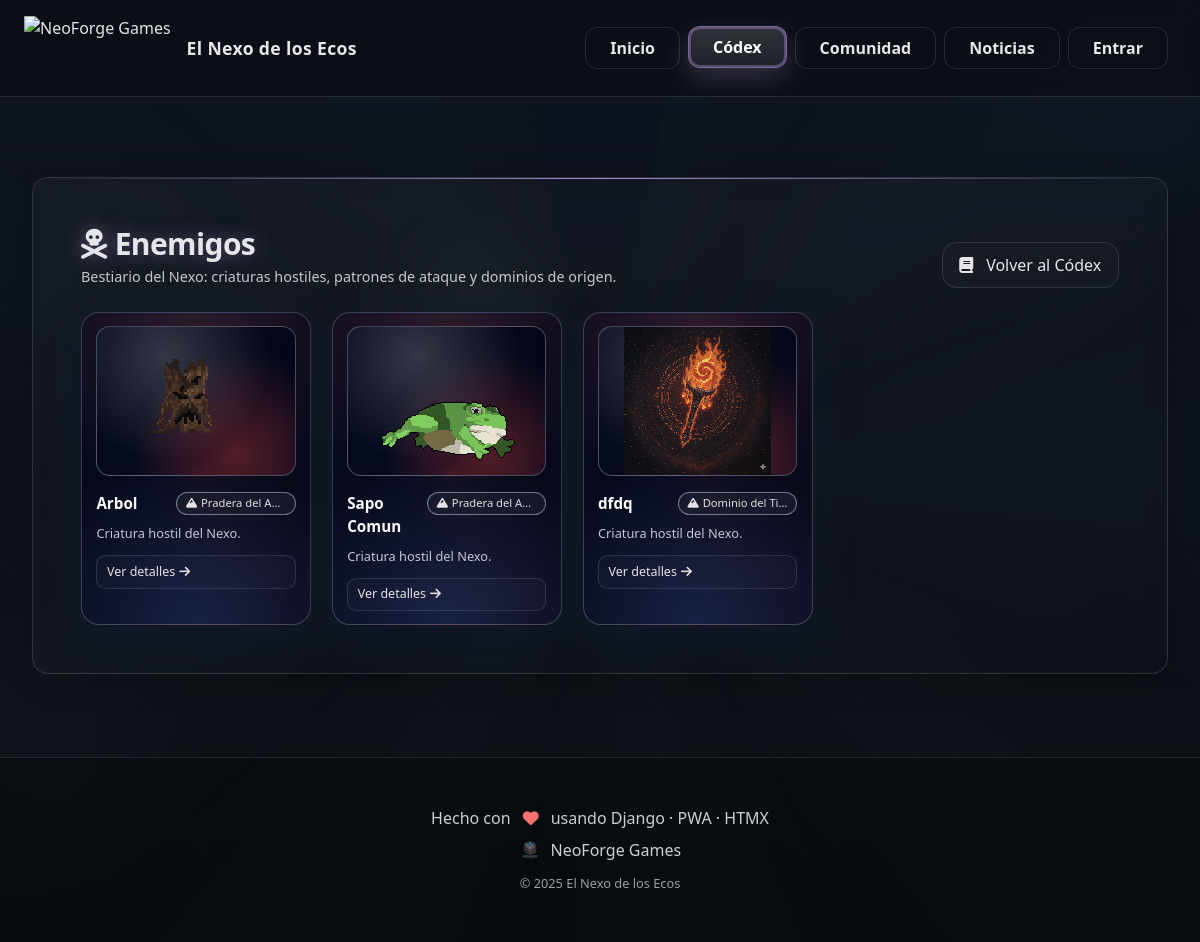
The page /codex/enemigos/ on the database its author committed.
### codex/models.py (models this page shows, shortened)
class Enemy(models.Model):
    name = models.CharField(max_length=120)
    slug = models.SlugField(max_length=160, unique=True)
    domain = models.ForeignKey(Domain, on_delete=models.SET_NULL, null=True, blank=True, related_name='enemies')
    description = models.TextField(blank=True)
    behavior = models.TextField(blank=True, help_text='Comportamiento / ataques')
    sprite_still = models.ImageField(upload_to=upload_enemy_image, blank=True, null=True)
    sprite_gif = models.FileField(upload_to=upload_enemy_image, blank=True, null=True)
    image_full = models.ImageField(upload_to=upload_enemy_image, blank=True, null=True)
    video_url = models.URLField(blank=True)
    created = models.DateTimeField(auto_now_add=True)
    class Meta:
        ordering = ['name']
        verbose_name = "Enemigo"
        verbose_name_plural = "Enemigos"
    def get_absolute_url(self):
        return reverse('codex:enemy_detail', args=[self.slug])

class Domain(models.Model):
    name = models.CharField(max_length=120)
    slug = models.SlugField(max_length=140, unique=True)
    short_description = models.TextField(blank=True, default="")
    cover_image = models.ImageField(upload_to="codex/domains/", blank=True, null=True)
    banner_image = models.ImageField(upload_to="codex/domains/", blank=True, null=True)
    color = models.CharField(max_length=32, blank=True, default="")      # #hex o var(--*)
    icon = models.CharField(max_length=120, blank=True, default="")       # ej. fa-solid fa-hourglass-half
    video_url = models.URLField(blank=True, null=True)
    order = models.PositiveIntegerField(default=0)
    class Meta:
        ordering = ["order", "name"]

### codex/views.py (the view)
# urls.py: path('enemigos/', views.enemies_index, name='enemies_index'),
def enemies_index(request):
    qs = Enemy.objects.select_related("domain").order_by("name")
    page_obj = Paginator(qs, 18).get_page(request.GET.get("page"))
    return render(request, "codex/enemies_index.html", {"page_obj": page_obj})

### templates/codex/enemies_index.html (shortened to what this page needs)
{% extends "base.html" %}
{% load static %}
{% block content %}
<section id="enemies-page" class="section">
  <div class="enemies-header">
    <div>
      <h1 class="h1-glow text-2xl md:text-3xl">
        <i class="fa-solid fa-skull-crossbones mr-2"></i>Enemigos
      </h1>
      <p class="lead mt-1">
        Bestiario del Nexo: criaturas hostiles, patrones de ataque y dominios de origen.
      </p>
    </div>
    <div class="enemies-toolbar">
      <a href="{% url 'codex:index' %}" class="btn-ghost">
        <i class="fa-solid fa-book mr-1"></i> Volver al Códex
      </a>
    </div>
  </div>
  <div class="enemies-grid">
    {% for e in page_obj %}
      <article class="enemy-card">
        <a href="{{ e.get_absolute_url }}">
          <div class="enemy-thumb">
            {% if e.sprite_gif %}
              <img src="{{ e.sprite_gif.url }}" alt="{{ e.name }}">
            {% elif e.sprite_still %}
              <img src="{{ e.sprite_still.url }}" alt="{{ e.name }}">
            {% elif e.image_full %}
              <img src="{{ e.image_full.url }}" alt="{{ e.name }}">
            {% else %}
              <img src="{% static 'img/placeholders/enemy.png' %}" alt="{{ e.name }}">
            {% endif %}
          </div>
        </a>
        <div class="enemy-name-row mt-2">
          <h3 class="card-title">{{ e.name }}</h3>
          {% if e.domain %}
            <span class="enemy-domain-chip">
              <i class="fa-solid fa-mountain mr-1"></i>{{ e.domain.name }}
            </span>
          {% endif %}
        </div>
        <div class="enemy-meta">
          {% if e.summary %}
            {{ e.summary|truncatechars:110 }}
          {% else %}
            Criatura hostil del Nexo.
          {% endif %}
        </div>
        <a class="enemy-link link-soft" href="{{ e.get_absolute_url }}">
          Ver detalles <i class="fa-solid fa-arrow-right"></i>
        </a>
      </article>
    {% empty %}
      <p class="text-white/60">No hay enemigos registrados aún.</p>
    {% endfor %}
  </div>
</section>
{% endblock %}

### static/css/theme.css (style rules this page uses)
:root { --coal:#0b0f14; --ink:#0f1520; --text:#e6e6ea; --line:rgba(255,255,255,.12); --accent:#d2b26a; --brand:#a88bd4; --space-xs:.5rem; --space-sm:1rem; --space-md:1.5rem; --space-lg:2rem; --space-xl:3rem; --radius-sm:.5rem; --radius-md:.75rem; --radius-lg:1rem; --transition-fast:.2s ease; --transition-normal:.3s ease; --transition-slow:.5s ease; }
html[data-domain="niebla"] { --accent:#a88bd4; --brand:#c9b3ee; }
* { box-sizing:border-box; margin:0; padding:0 }
html,body { height:100% }
body { background:var(--coal); color:var(--text); font-family: ui-sans-serif,system-ui,-apple-system,BlinkMacSystemFont,'Segoe UI',Roboto,sans-serif; line-height:1.6; overflow-x:hidden; }
.btn-ghost { display:inline-flex; align-items:center; gap:.55rem; padding:.62rem 1.05rem; border-radius:.95rem; color:var(--text); border:1px solid var(--line); text-decoration:none; background:rgba(255,255,255,.02); transition:all var(--transition-fast) }
.section { margin:var(--space-xl) 0; padding:var(--space-xl); border-radius:var(--radius-lg); border:1px solid var(--line); background:linear-gradient(145deg,rgba(255,255,255,.03),rgba(255,255,255,.01)); backdrop-filter:blur(10px); box-shadow:0 8px 32px rgba(0,0,0,.2); position:relative; overflow:hidden }
.section::before { content:''; position:absolute; top:0; left:0; right:0; height:1px; background:linear-gradient(90deg,transparent,var(--accent),transparent) }
.card-title { font-size:1.25rem; font-weight:700; color:#fff; margin-bottom:var(--space-sm); display:flex; align-items:center; gap:var(--space-xs) }
.h1-glow { font-weight:800; letter-spacing:-.02em; text-shadow:0 0 20px color-mix(in oklab,var(--accent) 50%,transparent) }
.link-soft { display:inline-flex; align-items:center; gap:.4rem; padding:.4rem .6rem; border-radius:.6rem; border:1px solid rgba(255,255,255,.12); background: rgba(255,255,255,.02); transition: transform var(--transition-fast), border-color var(--transition-fast), background var(--transition-fast); }

### templates/codex/enemies_index.html (style rules this page uses)
#enemies-page .lead { color: rgba(241,245,249,.8); font-size: .9rem; }
.enemies-header { display:flex; justify-content:space-between; align-items:flex-end; gap:1rem; margin-bottom:1.5rem; }
.enemies-header h1 { margin:0; }
.enemies-toolbar { display:flex; flex-wrap:wrap; gap:.5rem; justify-content:flex-end; }
.enemies-grid { display:grid; grid-template-columns:repeat(auto-fit,minmax(190px,230px)); gap:1.3rem; justify-content:flex-start; }
.enemy-card { position:relative; border-radius:18px; padding:0.85rem 0.9rem 0.8rem; background: radial-gradient(circle at top, rgba(248,113,113,.18), transparent 55%), radial-gradient(circle at bottom, rgba(59,130,246,.18), transparent 50%), #020617; border:1px solid rgba(148,163,184,.35); box-shadow:0 18px 40px rgba(15,23,42,.85); display:flex; flex-direction:column; gap:.55rem; text-align:left; transition:transform .16s ease, box-shadow .16s ease, border-color .16s ease; }
.enemy-card::before { content:""; position:absolute; inset:-1px; border-radius:inherit; pointer-events:none; background:conic-gradient(from 160deg, rgba(248,113,113,.55), rgba(129,140,248,.25), rgba(15,23,42,1), rgba(248,113,113,.55)); opacity:.10; }
.enemy-thumb { border-radius:14px; border:1px solid rgba(148,163,184,.45); background: radial-gradient(circle at 35% 20%,rgba(255,255,255,.2),transparent 60%), radial-gradient(circle at 70% 85%,rgba(239,68,68,.35),transparent 55%), #020617; aspect-ratio:4/3; display:flex; align-items:center; justify-content:center; overflow:hidden; }
.enemy-thumb img { width:100%; height:100%; object-fit:contain; image-rendering:pixelated; }
.enemy-name-row { display:flex; justify-content:space-between; gap:.35rem; align-items:flex-start; }
.enemy-name-row h3 { margin:0; font-size:.95rem; }
.enemy-domain-chip { padding:.12rem .55rem; border-radius:999px; border:1px solid rgba(148,163,184,.7); background:rgba(15,23,42,.96); font-size:.7rem; white-space:nowrap; max-width:60%; overflow:hidden; text-overflow:ellipsis; }
.enemy-meta { font-size:.8rem; color:rgba(203,213,225,.95); }
.enemy-link { margin-top:.2rem; font-size:.78rem; display:inline-flex; align-items:center; gap:.25rem; }

### rows shown on the page
Enemy: sprite_gif (picture), name "Arbol", domain.name "Pradera del A…"
Enemy: sprite_gif (picture), name "Sapo Comun", domain.name "Pradera del A…"
Enemy: sprite_still (picture), name "dfdq", domain.name "Dominio del Ti…"
